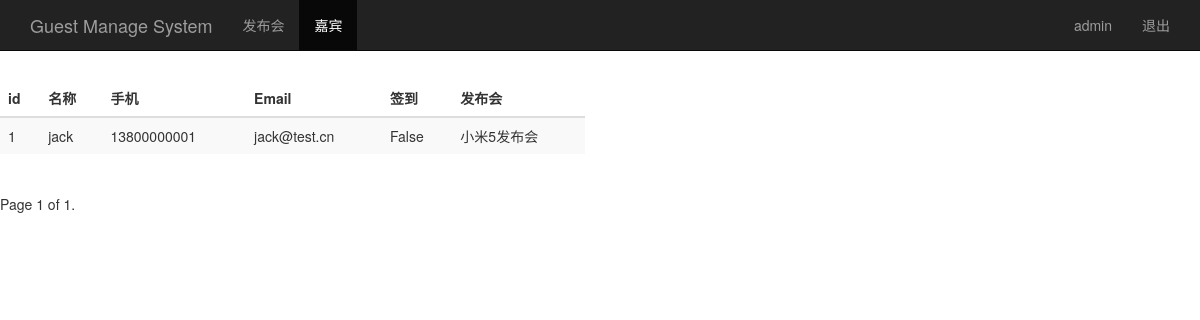
/guest_manage/ (signed in), run on an earlier commit of the app's database.
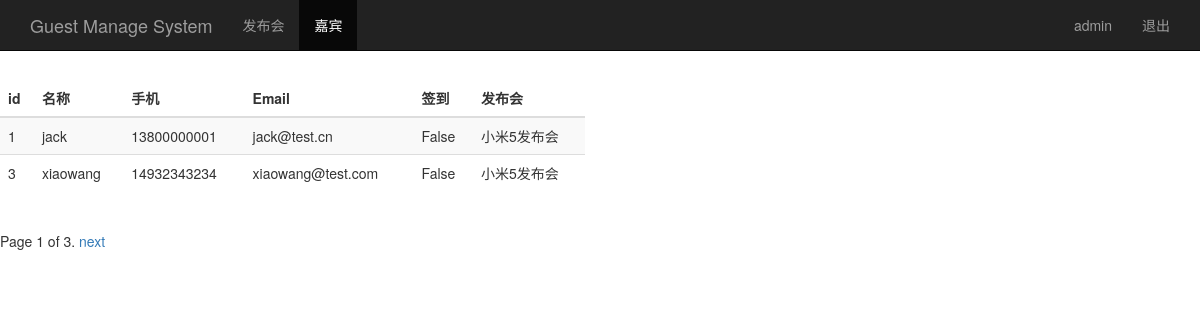
And on a later commit of the database.
### sign/models.py (models this page shows, shortened)
class Guest(models.Model):
	event = models.ForeignKey(Event) #关联发布会id
	realname = models.CharField(max_length=64) #姓名
	phone = models.CharField(max_length=16) #手机号
	email = models.EmailField() #邮箱
	sign = models.BooleanField() #签到状态
	creat_time = models.DateTimeField(auto_now=True) #创建时间（自动或当前时间）
	class Meta:
		unique_together = ('event','phone')

class Event(models.Model):
	name = models.CharField(max_length=100) #发布会标题
	limit = models.IntegerField() #参加人数
	status = models.BooleanField() #状态
	address = models.CharField(max_length=200) #地址
	start_time = models.DateTimeField('event_time') #发布会时间
	creat_time = models.DateTimeField(auto_now=True) #创建时间（自动获取当前时间）
	def __str__(self):
		return self.name

### sign/views.py (the view)
# urls.py: url(r'^guest_manage/$', views.guest_manage),
@login_required
def guest_manage(request):
	guest_list = Guest.objects.all()
	username = request.session.get('user','')
	paginator = Paginator(guest_list, 2)
	p = request.GET.get('page')
	try:
		contacts = paginator.page(p)
	except PageNotAnInteger:
		contacts = paginator.page(1)
	except EmptyPage:
		contacts = paginator.page(paginator.num_pages)
	return render(request, 'guest_manage.html',{'user':username,'guests':contacts})

### sign/templates/guest_manage.html (shortened to what this page needs)
<!DOCTYPE html>
<html lang="zh-CN">
<head>
    {% load bootstrap3 %}
    {% bootstrap_css %}
</head>
<body>
    <nav class="navbar navbar-inverse navbar-fixed-top">
    	<div class="container">
    		<div class="navbar-header">
    			<a href="/event_manage/" class="navbar-brand"> Guest Manage System</a>
    		</div>
    		<div id='navbar' class="collapse navbar-collapse">
    			<ul class='nav navbar-nav'>
    				<li ><a href="/event_manage/">发布会</a></li>
    				<li class="active"><a href="#">嘉宾</a></li>
    			</ul>
    			<ul class="nav navbar-nav navbar-right">
    				<li><a href="#">{{user}}</a></li>
    				<li><a href="/logou/">退出</a></li>
    			</ul>
    		</div>
    	</div>
    </nav>
    <div class="row" style="padding-top: 80px;">
    	<div class="col-md-6">
    		<table class="table table-striped">
    			<thead>
    				<tr>
    					<th>id</th><th>名称</th><th>手机</th><th>Email</th><th>签到</th><th>发布会</th>
    				</tr>
    			</thead>
    			<tbody>
    				{% for guest in guests %}
    					<tr>
    						<td>{{ guest.id }}</td>
    						<td>{{ guest.realname }}</td>
    						<td>{{ guest.phone }}</td>
    						<td>{{ guest.email }}</td>
    						<td>{{ guest.sign }}</td>
                            <td>{{ guest.event }}</td>
    					</tr>
    				{% endfor %}
    			</tbody>
    		</table>
    	</div>
    </div>
    <div class='pagination'>
        <span class='step-links'>
                <span class='current'>
                    Page {{guests.number}} of {{guests.paginator.num_pages}}.
                </span>
            {% if guests.has_next %}
                <a href="?page={{guests.next_page_number}}">next</a>
            {% endif %}
        </span>
    </div>
</html>

What changed in the data, as far as the page shows it:
added Guest: id "3", realname "xiaowang", phone "14932343234", email "xiaowang@test.com", sign "False", event "小米5发布会"
Also different on the page:
{{ guests.paginator.num_pages }}: "1" → "3"
text now shown: "next"
